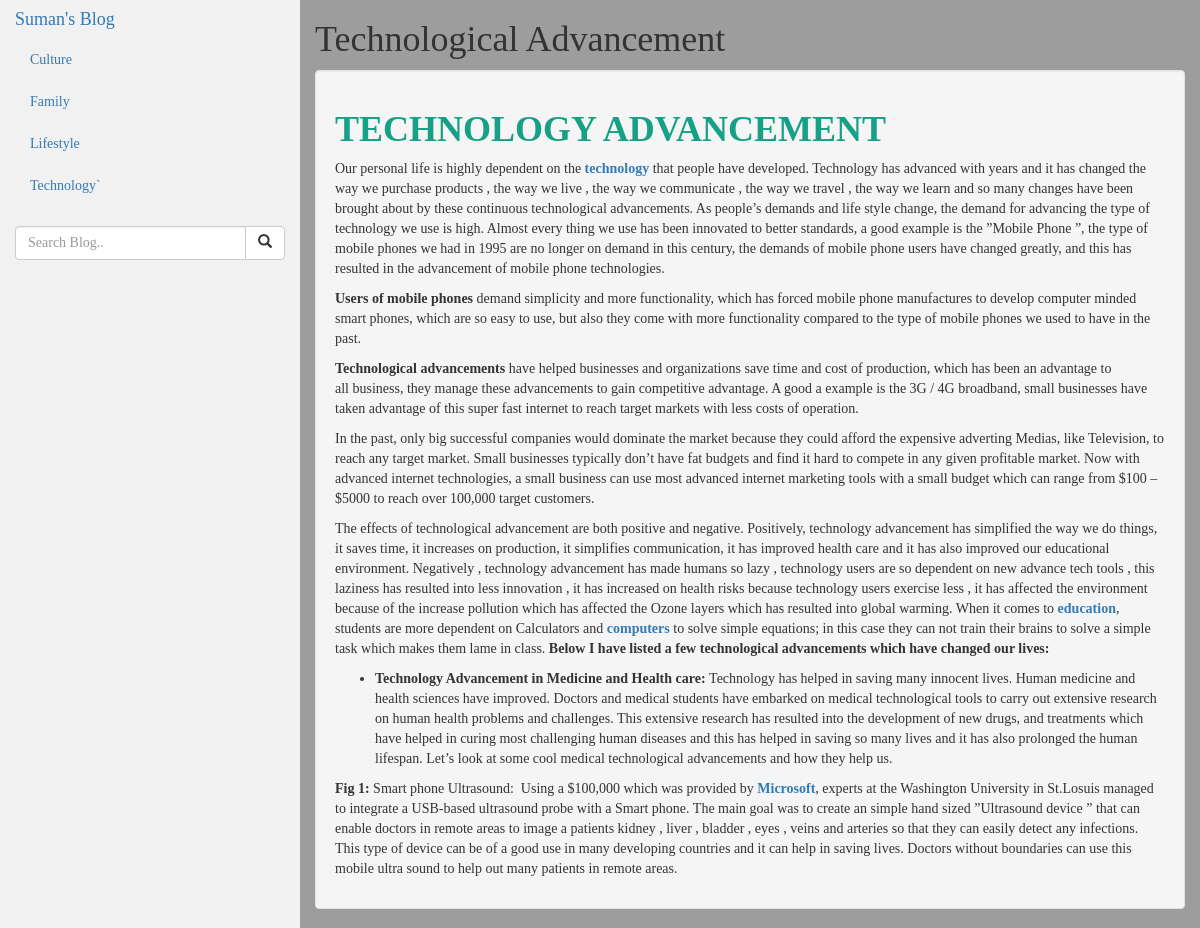
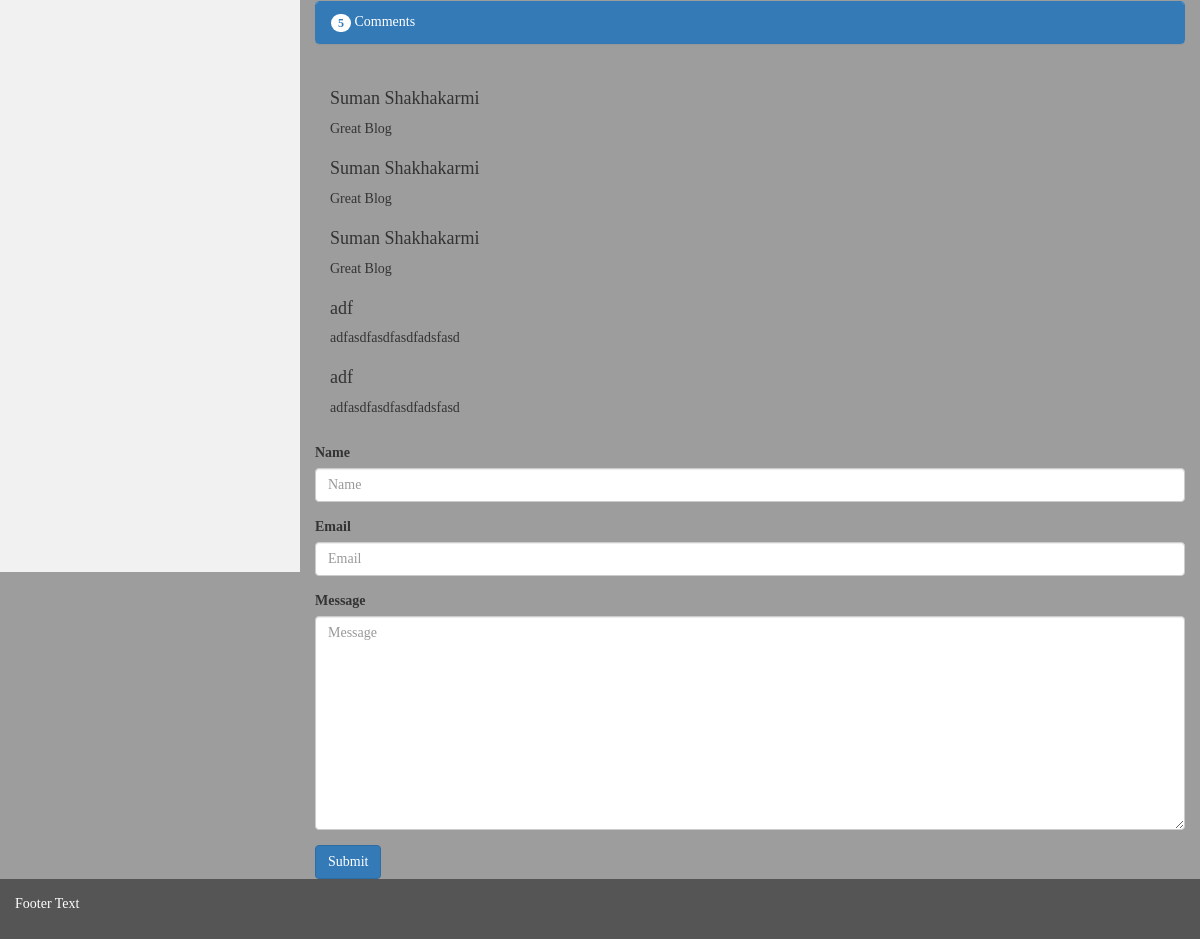
The app's page /blog/technological-advancement with its own data (2 pictures, top to bottom).
### blog/models.py (models this page shows, shortened)
class Category(models.Model):
    title = models.CharField(max_length=20)
    slug = models.CharField(max_length=50, unique=True, null=False)
    class Meta:
        verbose_name_plural = "categories"

class Blog(models.Model):
    title = models.CharField(max_length=255)
    slug = models.CharField(max_length=50, unique=True, null=False)
    content = RichTextField()
    pub_date = models.DateTimeField()
    category = models.ForeignKey(Category, on_delete=models.CASCADE)

class Comment(models.Model):
    name = models.CharField(max_length=150)
    email = models.EmailField()
    message = models.TextField()
    blog = models.ForeignKey(Blog, on_delete=models.CASCADE)

### blog/views.py (the view)
# urls.py: path('blog/<blog_slug>', views.blog, name='blog'),
def blog(request, blog_slug):
    blg = Blog.objects.get(slug=blog_slug)
    if request.method == 'POST':
        form = CommentForm(request.POST)
        if form.is_valid():
            comment = form.save(commit=False)
            comment.blog = blg
            comment.save()
            form = CommentForm()
    else:
        form = CommentForm()
    context = {
        'categories': Category.objects.order_by('title'),
        'form': form,
        'blog': blg
    }
    return render(request, 'blog.html', context)

### blog/forms.py
class CommentForm(ModelForm):
    class Meta:
        model = Comment
        exclude = ['blog']

### blog/templates/blog.html (shortened to what this page needs)
{% extends 'base.html' %}
{% load bootstrap3 %}
{% block content %}
    <h1>{{ blog.title }}</h1>
    <div class="well">
        {{ blog.content | safe }}
    </div>
    <div class="panel panel-primary ">
        <div class="panel-heading">
          <span class="badge">{{ blog.comment_set.count }}</span> Comments
        </div>
    </div>
    <div class="panel-body">
        {% for comment in blog.comment_set.all %}
            <div class="row">
                <div class="col-sm-10">
                    <h4>{{ comment.name }}</h4>
                    <p> {{ comment.message }}</p>
                </div>
            </div>
        {% endfor %}
    </div>
    <form action="" method="POST">
        {% bootstrap_form form %}
        <button class="btn btn-primary" type="submit">Submit</button>
    </form>
{% endblock %}

### blog/templates/base.html (shortened to what this page needs)
{% load static %}
<!DOCTYPE html>
<html lang="en">
<head>
    <link rel="stylesheet" href="{% static 'css/bootstrap.min.css' %}">
    <link rel="stylesheet" href="{% static 'css/custom.css' %}">
</head>
<body>
<div class="container-fluid">
    <div class="row content">
        <div class="col-sm-3 sidenav">
            <h4><a href="/"> Suman's Blog </a></h4>
            <ul class="nav nav-pills nav-stacked">
                {% for cat in categories %}
                    <li class=""><a href="{% url 'blogs:category' cat.slug %}">{{ cat.title }}</a></li>
                {% endfor %}
            </ul>
            <br>
            <form action="{% url 'blogs:search' %}" method="GET">
                <div class="input-group">
                    <input name="q" type="text" class="form-control" placeholder="Search Blog..">
                    <span class="input-group-btn">
          <button class="btn btn-default" type="submit">
            <span class="glyphicon glyphicon-search"></span>
          </button>
        </span>
                </div>
            </form>
        </div>
        <div class="col-sm-9">
            {% block content %}  {% endblock %}
        </div>
    </div>
</div>
<footer class="container-fluid">
    <p>Footer Text</p>
</footer>
</body>
</html>

### blog/static/css/custom.css (style rules this page uses)
body { background: #9d9d9d; font-family: "Segoe UI Semibold"; }

### blog/templates/base.html (style rules this page uses)
.row.content { height: 1500px }
.sidenav { background-color: #f1f1f1; height: 100%; }
footer { background-color: #555; color: white; padding: 15px; }

### records on screen
Category: title "Culture"
Category: title "Family"
Category: title "Lifestyle"
Category: title "Technology`"
Blog: title "Technological Advancement", content "TECHNOLOGY ADVANCEMENT Our personal life is highly dependent on the technology that people have developed. Technology has advanced with years and it has changed the way we purchase products , the way we live , the way we communicate , the way we travel , the way we learn and so many changes have been brought about by these continuous technological advancements. As people’s demands and life style change, the demand for advancing the type of technology we use is high. Almost every thing we use has been innovated to better standards, a good example is the ”Mobile Phone ”, the type of mobile phones we had in 1995 are no longer on demand in this century, the demands of mobile phone users have…", comment_set.count "5"
Comment: name "Suman Shakhakarmi", message "Great Blog"
Comment: name "Suman Shakhakarmi", message "Great Blog"
Comment: name "Suman Shakhakarmi", message "Great Blog"
Comment: name "adf", message "adfasdfasdfasdfadsfasd"
Comment: name "adf", message "adfasdfasdfasdfadsfasd"
